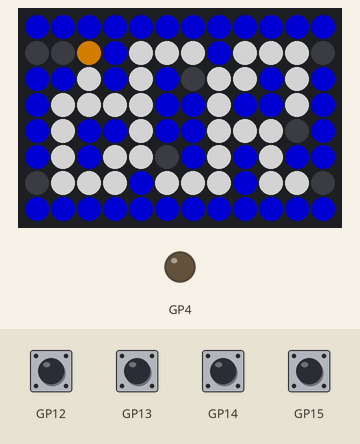
Bench run of a program on a simulated Raspberry Pi Pico running MicroPython. Shown: 12×8 RGB LED matrix, output pins drawn as LEDs (lit = HIGH). Inputs (shaded band) come from the test bench. Dim RGB values are drawn brighter than linear.

Above: at 1.2 s.
1.3 s: button left pressed for 0.65 s
At 1.9 s:
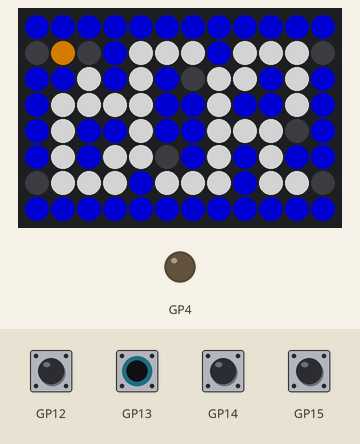
3.5 s: button down pressed for 0.65 s
At 5.3 s:
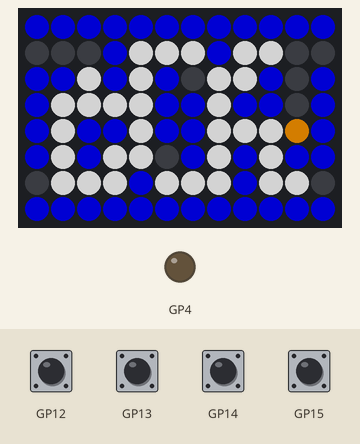
5.6 s: button up pressed for 0.65 s
At 7.6 s:
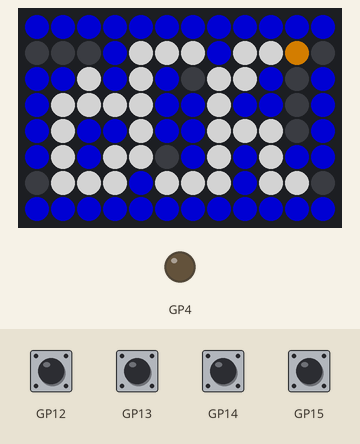
8.5 s: button right pressed for 0.65 s
At 9.0 s:
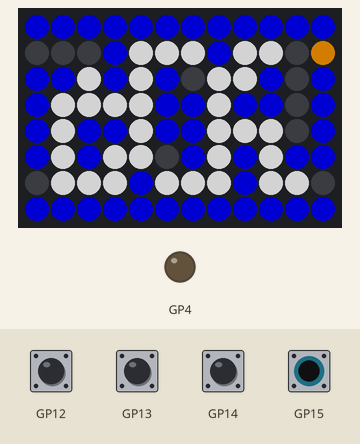
10.6 s: button down pressed for 1 s
At 12.2 s:
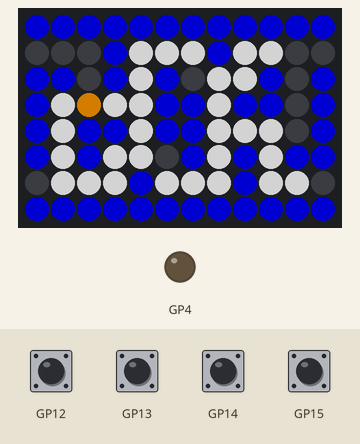
13.1 s: button left pressed for 1 s
At 14.4 s:
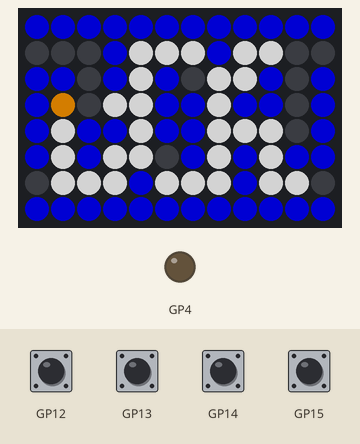
Timing chart, 0 to 16.1 s (numbered marks = the images above; inputs shaded):
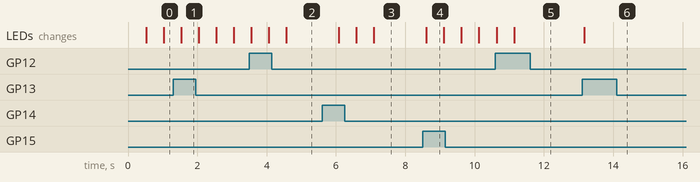

Measured:
- after the input at 1.3 s, the LEDs: change after 0.23 s (image 1)
- after the input at 5.6 s, the LEDs: first change after 0.48 s (image 3 shows a later state)
- after the input at 8.5 s, the LEDs: change after 0.11 s (image 4)
- after the input at 10.6 s, the LEDs: first change at once (image 5 shows a later state)
- after the input at 13.1 s, the LEDs: change after 0.06 s (image 6)
- what the display in image 4 shows lasts 0.5 s, from 8.6 s to 9.1 s

The program:

ZIP96Pico_-_A-Mazing_Game_-_Lesson_05.py
```python
import ZIP96Pico
from utime import sleep

# Class to store our player functionality
class Player():
    # Player object constructor
    def __init__(self, x, y, colour, walls, gems, screen, screenWidth, screenHeight):
        self.x = x
        self.y = y
        self.colour = colour
        self.walls = walls
        self.gems = gems
        self.foundGems = 0
        self.screen = screen
        self.screenWidth = screenWidth
        self.screenHeight = screenHeight
        # Draw the starting position
        self.draw()

    # Draw the current position on the screen
    def draw(self):
        self.screen.setLEDMatrix(self.x, self.y, self.colour)

    # Draw a blank space in the current position on the screen
    def drawEmpty(self):
        self.screen.setLEDMatrix(self.x, self.y, self.screen.BLACK)

    # Update the current position
    def move(self, x, y):
        # Reset the current position on the screen
        self.drawEmpty()

        # Change the current position by the x and y parameters
        self.x += x
        self.y += y

        # Check the new x position is valid (not off the edge of the screen)
        if (self.x < 0): self.x = self.screenWidth - 1
        if (self.x >= self.screenWidth): self.x = 0

        # Check the new y position is valid (not off the edge of the screen)
        if (self.y < 0): self.y = self.screenHeight - 1
        if (self.y >= self.screenHeight): self.y = 0

        # Check each wall in our list
        for wall in self.walls:
            # If the player is colliding with a wall
            if wall.collision(self.x, self.y):
                # Undo the new position using the x and y parameters
                self.x -= x
                self.y -= y
                # Cannot collide with more than one wall so leave loop
                break

        # Check each Gem in our list
        for gem in self.gems:
            # If the Player is colliding with a Gem
            if gem.collision(self.x, self.y):
                # If the Gem hasn't been collected
                if not gem.collected:
                    # Collect the Gem
                    gem.collected = True
                    self.foundGems += 1
                # Cannot collide with more than one Gem so leave loop
                break

        # Update the new position on the screen
        self.draw()

# Class to store our Wall functionality
class Wall():
    # Wall object constructor
    def __init__(self, x, y, colour, screen):
        self.x = x
        self.y = y
        self.colour = colour
        self.screen = screen
        # Draw the starting position
        self.draw()

    # Draw the current position on the screen
    def draw(self):
        self.screen.setLEDMatrix(self.x, self.y, self.colour)

    # Check if the given x and y are the same as our current position
    def collision(self, x, y):
        return self.x == x and self.y == y

# Class to store our Gem functionality
class Gem():
    # Gem object constructor
    def __init__(self, x, y, colour, screen):
        self.x = x
        self.y = y
        self.colour = colour
        self.screen = screen
        self.collected = False
        # Draw the starting position
        self.draw()

    # Draw the current position on the screen
    def draw(self):
        # Only draw as a Gem if it hasn't been collected
        if self.collected:
            self.screen.setLEDMatrix(self.x, self.y, screen.BLACK)
        else:
            self.screen.setLEDMatrix(self.x, self.y, self.colour)

    # Check if the given x and y are the same as our current position
    def collision(self, x, y):
        return self.x == x and self.y == y

# Setup ZIP96Pico variables
screenWidth = 12
screenHeight = 8
gamer = ZIP96Pico.KitronikZIP96()
screen = gamer.Screen

# List to store the coordinates of our walls
wallsXY = [(0, 0), (1, 0), (2, 0), (3, 0), (4, 0), (5, 0), (6, 0), (7, 0), (8, 0), (9, 0), (10, 0), (11, 0),
                                   (3, 1),                         (7, 1),
           (0, 2), (1, 2),         (3, 2),         (5, 2),                         (9, 2),          (11, 2),
           (0, 3),                                 (5, 3), (6, 3),         (8, 3), (9, 3),          (11, 3),
           (0, 4),         (2, 4), (3, 4),         (5, 4), (6, 4),                                  (11, 4),
           (0, 5),         (2, 5),                         (6, 5),         (8, 5),         (10, 5), (11, 5),
                                           (4, 6),                         (8, 6),
           (0, 7), (1, 7), (2, 7), (3, 7), (4, 7), (5, 7), (6, 7), (7, 7), (8, 7), (9, 7), (10, 7), (11, 7)]
# List to store our wall objects
walls = []
# Loop to create wall objects using the wallsXY coordinates
for wallXY in wallsXY:
    # Add the wall objects to our walls list
    walls.append(Wall(wallXY[0], wallXY[1], gamer.Screen.BLUE, screen))

# List to store the coordinates of our gems
gemsXY = [(1, 1), (2, 1),         (4, 1), (5, 1), (6, 1),         (8, 1), (9, 1), (10, 1),
                  (2, 2),         (4, 2),                 (7, 2), (8, 2),         (10, 2),
          (1, 3), (2, 3), (3, 3), (4, 3),                 (7, 3),                 (10, 3),
          (1, 4),                 (4, 4),                 (7, 4), (8, 4), (9, 4),
          (1, 5),         (3, 5), (4, 5),                 (7, 5),         (9, 5),
          (1, 6), (2, 6), (3, 6),         (5, 6), (6, 6), (7, 6),         (9, 6), (10, 6)]
# List to store our Gem objects
gems = []
# Loop to create Gem objects using the gemsXY coordinates
for gemXY in gemsXY:
    # Add the Gem objects to our gems list
    gems.append(Gem(gemXY[0], gemXY[1], gamer.Screen.WHITE, screen))

# Create an object for our player
player = Player(0, 1, gamer.Screen.YELLOW, walls, gems, screen, screenWidth, screenHeight)

# Show the created objects on the screen
screen.show()

# Setup game variables
moveDelay = 0.5
moveX = 1
moveY = 0

# Start game loop
while 1:

    # Wait for moveDelay before moving
    sleep(moveDelay)

    # When up pressed, change player y position by -1
    if (gamer.Up.pressed()):
        moveX = 0
        moveY = -1

    # When down pressed, change player y position by 1
    if (gamer.Down.pressed()):
        moveX = 0
        moveY = 1

    # When left pressed, change player x position by -1
    if (gamer.Left.pressed()):
        moveX = -1
        moveY = 0

    # When right pressed, change player x position by 1
    if (gamer.Right.pressed()):
        moveX = 1
        moveY = 0

    # Update the player position using the move values
    player.move(moveX, moveY)

    # Show the updates on the screen
    screen.show()
```
